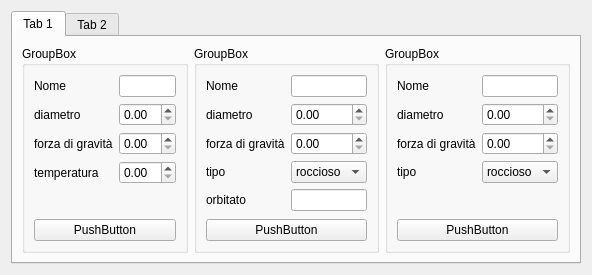
<?xml version="1.0" encoding="UTF-8"?>
<ui version="4.0">
 <class>scatch</class>
 <widget class="QWidget" name="scatch">
  <property name="geometry">
   <rect>
    <x>0</x>
    <y>0</y>
    <width>551</width>
    <height>253</height>
   </rect>
  </property>
  <property name="windowTitle">
   <string>Form</string>
  </property>
  <layout class="QGridLayout" name="gridLayout_5">
   <item row="0" column="0">
    <widget class="QTabWidget" name="tabWidget">
     <widget class="QWidget" name="tab">
      <attribute name="title">
       <string>Tab 1</string>
      </attribute>
      <layout class="QGridLayout" name="gridLayout_4">
       <item row="0" column="0">
        <layout class="QHBoxLayout" name="horizontalLayout">
         <item>
          <widget class="QGroupBox" name="groupBox">
           <property name="title">
            <string>GroupBox</string>
           </property>
           <layout class="QVBoxLayout" name="verticalLayout">
            <item>
             <layout class="QFormLayout" name="formLayout">
              <item row="0" column="0">
               <widget class="QLabel" name="label">
                <property name="text">
                 <string>Nome</string>
                </property>
               </widget>
              </item>
              <item row="0" column="1">
               <widget class="QLineEdit" name="lineEdit"/>
              </item>
              <item row="1" column="0">
               <widget class="QLabel" name="label_2">
                <property name="text">
                 <string>diametro</string>
                </property>
               </widget>
              </item>
              <item row="1" column="1">
               <widget class="QDoubleSpinBox" name="doubleSpinBox"/>
              </item>
              <item row="2" column="0">
               <widget class="QLabel" name="label_3">
                <property name="text">
                 <string>forza di gravità</string>
                </property>
               </widget>
              </item>
              <item row="2" column="1">
               <widget class="QDoubleSpinBox" name="doubleSpinBox_2"/>
              </item>
              <item row="3" column="0">
               <widget class="QLabel" name="label_10">
                <property name="text">
                 <string>temperatura</string>
                </property>
               </widget>
              </item>
              <item row="3" column="1">
               <widget class="QDoubleSpinBox" name="doubleSpinBox_3"/>
              </item>
             </layout>
            </item>
            <item>
             <widget class="QPushButton" name="pushButton">
              <property name="text">
               <string>PushButton</string>
              </property>
             </widget>
            </item>
           </layout>
          </widget>
         </item>
         <item>
          <widget class="QGroupBox" name="groupBox_3">
           <property name="title">
            <string>GroupBox</string>
           </property>
           <layout class="QVBoxLayout" name="verticalLayout_3">
            <item>
             <layout class="QFormLayout" name="formLayout_3">
              <item row="0" column="0">
               <widget class="QLabel" name="label_7">
                <property name="text">
                 <string>Nome</string>
                </property>
               </widget>
              </item>
              <item row="0" column="1">
               <widget class="QLineEdit" name="lineEdit_3"/>
              </item>
              <item row="1" column="0">
               <widget class="QLabel" name="label_8">
                <property name="text">
                 <string>diametro</string>
                </property>
               </widget>
              </item>
              <item row="1" column="1">
               <widget class="QDoubleSpinBox" name="doubleSpinBox_7"/>
              </item>
              <item row="2" column="0">
               <widget class="QLabel" name="label_9">
                <property name="text">
                 <string>forza di gravità</string>
                </property>
               </widget>
              </item>
              <item row="2" column="1">
               <widget class="QDoubleSpinBox" name="doubleSpinBox_8"/>
              </item>
              <item row="3" column="0">
               <widget class="QLabel" name="label_13">
                <property name="text">
                 <string>tipo</string>
                </property>
               </widget>
              </item>
              <item row="3" column="1">
               <widget class="QComboBox" name="comboBox_2">
                <item>
                 <property name="text">
                  <string>roccioso</string>
                 </property>
                </item>
                <item>
                 <property name="text">
                  <string>gassoso</string>
                 </property>
                </item>
               </widget>
              </item>
              <item row="4" column="0">
               <widget class="QLabel" name="label_12">
                <property name="text">
                 <string>orbitato</string>
                </property>
               </widget>
              </item>
              <item row="4" column="1">
               <widget class="QLineEdit" name="lineEdit_4"/>
              </item>
             </layout>
            </item>
            <item>
             <widget class="QPushButton" name="pushButton_2">
              <property name="text">
               <string>PushButton</string>
              </property>
             </widget>
            </item>
           </layout>
          </widget>
         </item>
         <item>
          <widget class="QGroupBox" name="groupBox_2">
           <property name="title">
            <string>GroupBox</string>
           </property>
           <layout class="QVBoxLayout" name="verticalLayout_2">
            <item>
             <layout class="QFormLayout" name="formLayout_2">
              <item row="0" column="0">
               <widget class="QLabel" name="label_4">
                <property name="text">
                 <string>Nome</string>
                </property>
               </widget>
              </item>
              <item row="0" column="1">
               <widget class="QLineEdit" name="lineEdit_2"/>
              </item>
              <item row="1" column="0">
               <widget class="QLabel" name="label_5">
                <property name="text">
                 <string>diametro</string>
                </property>
               </widget>
              </item>
              <item row="1" column="1">
               <widget class="QDoubleSpinBox" name="doubleSpinBox_4"/>
              </item>
              <item row="2" column="0">
               <widget class="QLabel" name="label_6">
                <property name="text">
                 <string>forza di gravità</string>
                </property>
               </widget>
              </item>
              <item row="2" column="1">
               <widget class="QDoubleSpinBox" name="doubleSpinBox_5"/>
              </item>
              <item row="3" column="0">
               <widget class="QLabel" name="label_11">
                <property name="text">
                 <string>tipo</string>
                </property>
               </widget>
              </item>
              <item row="3" column="1">
               <widget class="QComboBox" name="comboBox">
                <item>
                 <property name="text">
                  <string>roccioso</string>
                 </property>
                </item>
                <item>
                 <property name="text">
                  <string>gassoso</string>
                 </property>
                </item>
               </widget>
              </item>
             </layout>
            </item>
            <item>
             <widget class="QPushButton" name="pushButton_3">
              <property name="text">
               <string>PushButton</string>
              </property>
             </widget>
            </item>
           </layout>
          </widget>
         </item>
        </layout>
       </item>
      </layout>
     </widget>
     <widget class="QWidget" name="tab_2">
      <attribute name="title">
       <string>Tab 2</string>
      </attribute>
     </widget>
    </widget>
   </item>
  </layout>
 </widget>
 <resources/>
 <connections/>
</ui>
